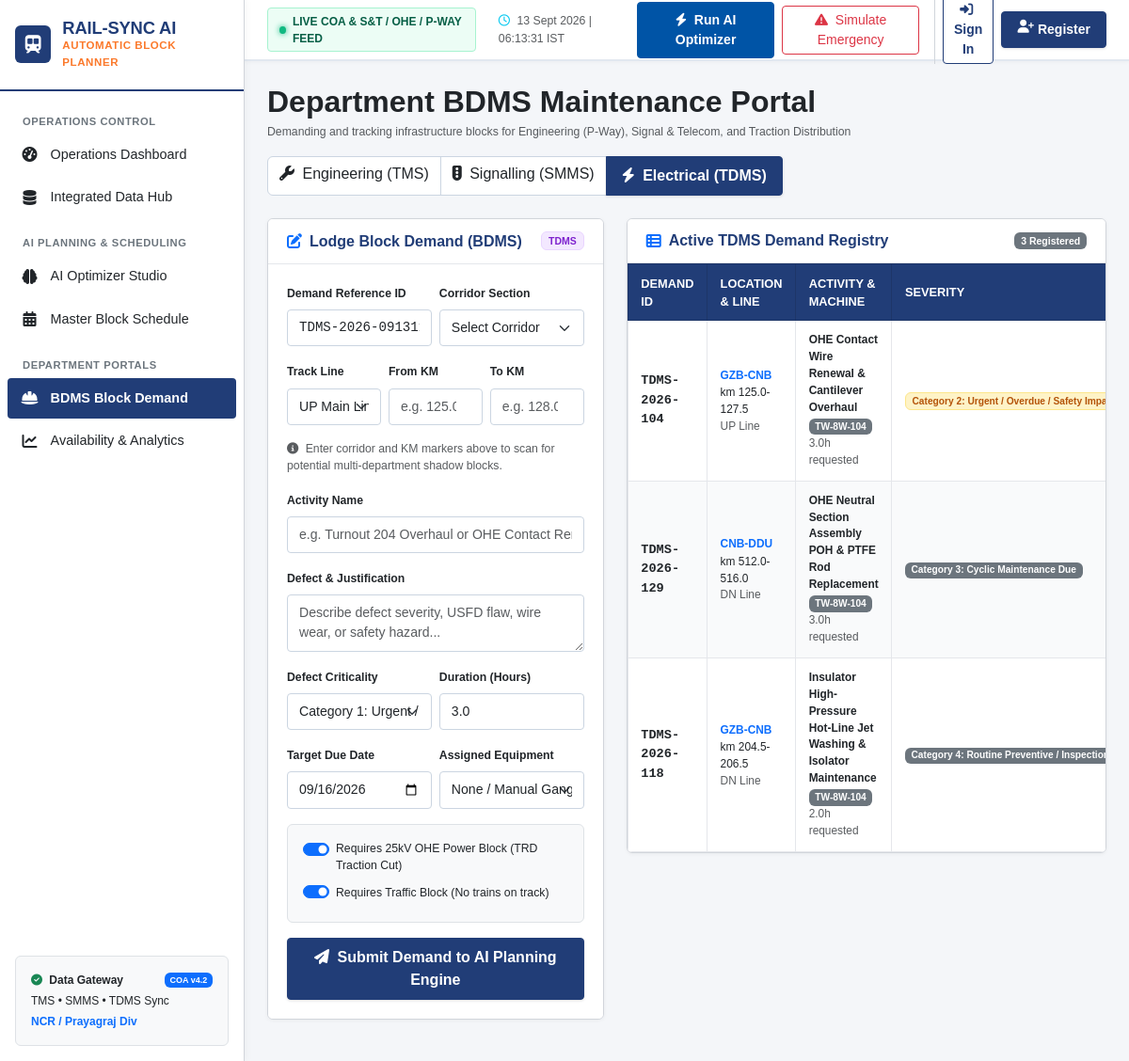
The page /department-portal/?dept=TDMS on the database as committed earlier.
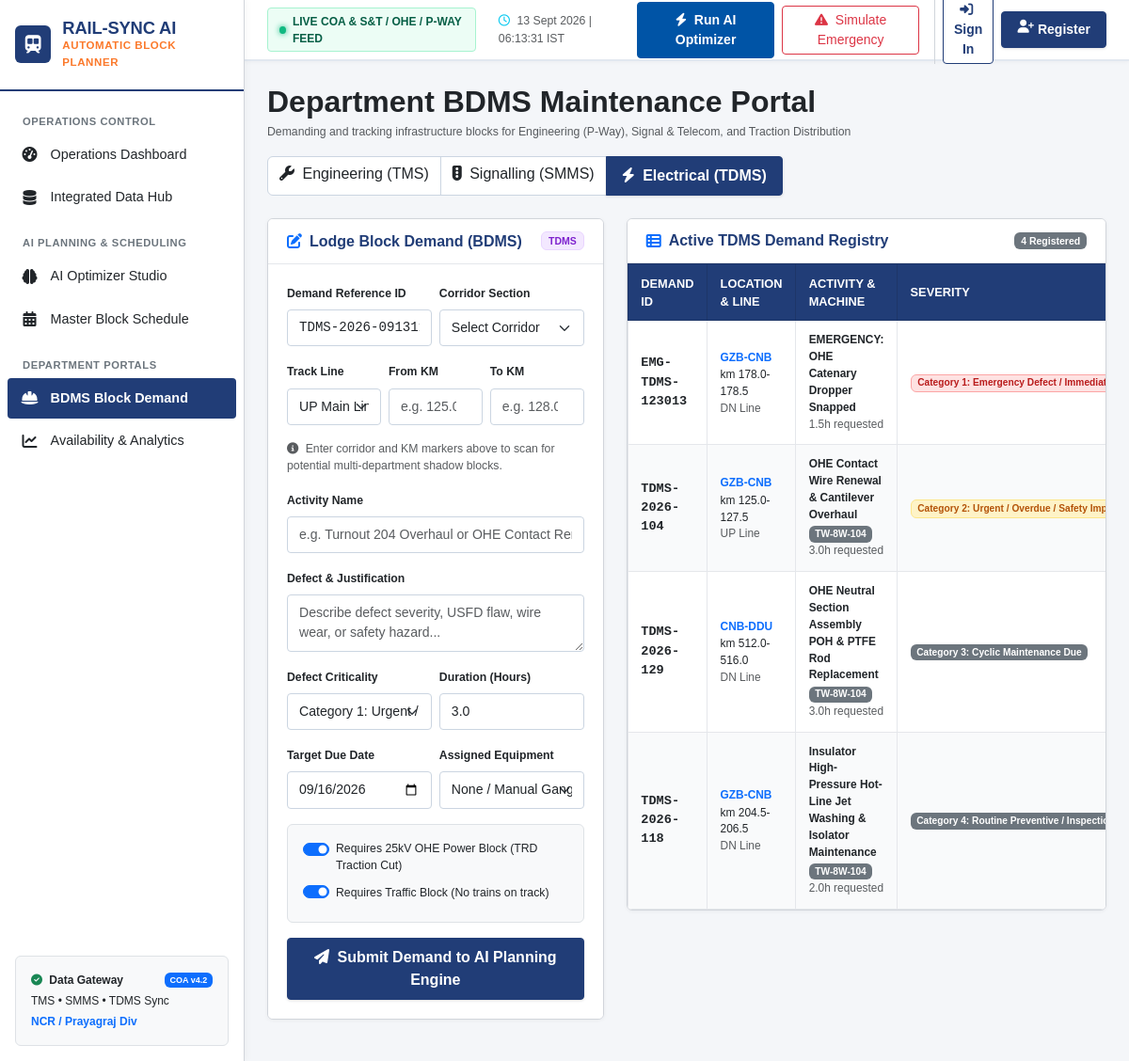
The same page on the database as committed later.
### maintenance/models.py (models this page shows, shortened)
class MaintenanceDemand(models.Model):
    SYSTEM_CHOICES = [
        ('TMS', 'TMS (Track Management System - Engineering)'),
        ('SMMS', 'SMMS (Signal Maintenance & Management - S&T)'),
        ('TDMS', 'TDMS (Traction Distribution - Electrical/TRD)'),
    ]
    CRITICALITY_LEVELS = [
        ('EMERGENCY', 'Category 1: Emergency Defect / Immediate Risk'),
        ('URGENT_I', 'Category 2: Urgent / Overdue / Safety Impact'),
        ('NORMAL_II', 'Category 3: Cyclic Maintenance Due'),
        ('ROUTINE_III', 'Category 4: Routine Preventive / Inspection'),
    ]
    STATUS_CHOICES = [
        ('PENDING', 'Pending AI Scheduling'),
        ('AI_RECOMMENDED', 'AI Bundling Recommended'),
        ('SCHEDULED', 'Scheduled in Block Plan'),
        ('COMPLETED', 'Executed & Closed'),
        ('DEFERRED', 'Deferred to Next Horizon'),
    ]
    TRACK_LINE_CHOICES = [
        ('UP', 'UP Line'),
        ('DN', 'DOWN Line'),
        ('BOTH', 'Both Lines / Crossover'),
        ('YARD', 'Yard / Loop Lines'),
    ]
    demand_id = models.CharField(max_length=40, unique=True)
    source_system = models.CharField(max_length=10, choices=SYSTEM_CHOICES)
    corridor = models.ForeignKey(Corridor, on_delete=models.CASCADE, related_name='maintenance_demands')
    track_line = models.CharField(max_length=10, choices=TRACK_LINE_CHOICES, default='UP')
    km_start = models.FloatField()
    km_end = models.FloatField()
    activity_name = models.CharField(max_length=150)
    activity_code = models.CharField(max_length=50, blank=True)
    defect_description = models.TextField()
    criticality = models.CharField(max_length=20, choices=CRITICALITY_LEVELS, default='NORMAL_II')
    duration_hours = models.FloatField(default=3.0, help_text="Required block duration in hours")
    requires_power_block = models.BooleanField(default=False, help_text="Needs OHE 25kV traction power shutdown")
    requires_traffic_block = models.BooleanField(default=True, help_text="Needs rail line closure")
    speed_restriction_imposed = models.BooleanField(default=False, help_text="Temporary Speed Restriction (TSR) already active")
    speed_restriction_kmh = models.IntegerField(null=True, blank=True, help_text="Current TSR limit, e.g. 30 km/h")
    due_date = models.DateField()
    overdue_days = models.IntegerField(default=0)
    assigned_machine = models.ForeignKey(MachineAsset, on_delete=models.SET_NULL, null=True, blank=True, related_name='demands')
    manpower_required = models.IntegerField(default=15, help_text="Number of staff / gang strength")
    ai_priority_score = models.FloatField(default=50.0, help_text="Score 0 - 100 calculated by AI")
    ai_urgency_notes = models.TextField(blank=True, help_text="Explanation of AI risk score")
    status = models.CharField(max_length=20, choices=STATUS_CHOICES, default='PENDING')
    created_at = models.DateTimeField(auto_now_add=True)
    updated_at = models.DateTimeField(auto_now=True)
    class Meta:
        ordering = ['-ai_priority_score', '-criticality']

class MachineAsset(models.Model):
    MACHINE_TYPES = [
        ('CSM', 'Continuous Action Tamper (CSM)'),
        ('DUOMAT', 'Plain Track Tamper (Duomat)'),
        ('BCM', 'Ballast Cleaning Machine (BCM)'),
        ('UNIMAT', 'Point & Crossing Tamper (Unimat)'),
        ('RGM', 'Rail Grinding Machine (RGM)'),
        ('TOWER_WAGON', '8-Wheeler TRD Tower Wagon (OHE)'),
        ('WIRING_TRAIN', 'OHE Wiring Special Train'),
    ]
    DEPARTMENT_CHOICES = [
        ('TMS', 'Engineering (Track)'),
        ('TDMS', 'Electrical (TRD / OHE)'),
        ('SMMS', 'S&T (Signal & Telecom)'),
    ]
    machine_id = models.CharField(max_length=30, unique=True)
    machine_name = models.CharField(max_length=100)
    machine_type = models.CharField(max_length=20, choices=MACHINE_TYPES)
    department = models.CharField(max_length=10, choices=DEPARTMENT_CHOICES)
    base_depot = models.CharField(max_length=100)
    is_available = models.BooleanField(default=True)
    maintenance_due_date = models.DateField(null=True, blank=True)

### core_rail/models.py (models this page shows, shortened)
class Corridor(models.Model):
    LINE_CHOICES = [
        ('SINGLE', 'Single Line'),
        ('DOUBLE', 'Double Line (UP/DN)'),
        ('TRIPLE', '3rd Line Added'),
        ('QUAD', 'Quadruple (4 Lines)'),
    ]
    division = models.ForeignKey(Division, on_delete=models.CASCADE, related_name='corridors')
    name = models.CharField(max_length=150)
    code = models.CharField(max_length=20, unique=True)
    start_station = models.CharField(max_length=100)
    end_station = models.CharField(max_length=100)
    start_km = models.FloatField(default=0.0)
    end_km = models.FloatField(default=100.0)
    line_type = models.CharField(max_length=15, choices=LINE_CHOICES, default='DOUBLE')
    is_electrified = models.BooleanField(default=True)
    max_permissible_speed = models.IntegerField(default=130, help_text="km/h")
    gmt = models.FloatField(default=35.0, help_text="Gross Million Tonnes per Annum")
    daily_trains = models.IntegerField(default=120, help_text="Average daily trains (COA)")
    corridor_window_start = models.TimeField(default='01:00:00', help_text="Typical COA low-traffic slot start")
    corridor_window_end = models.TimeField(default='04:30:00', help_text="Typical COA low-traffic slot end")

### scheduler/views.py (the view)
# urls.py: path('department-portal/', views.department_portal_view, name='department_portal'),
def department_portal_view(request):
    dept = request.GET.get('dept', 'TMS')
    demands = MaintenanceDemand.objects.filter(source_system=dept).select_related('corridor', 'assigned_machine')
    corridors = Corridor.objects.all()
    machines = MachineAsset.objects.filter(department=dept)
    context = {
        'active_dept': dept,
        'demands': demands,
        'corridors': corridors,
        'machines': machines,
    }
    return render(request, 'department_portal.html', context)

### templates/department_portal.html (shortened to what the changed rows need)
{% extends 'base.html' %}
{% block content %}
<div class="container-fluid p-0">
    <div class="d-flex flex-wrap align-items-center justify-content-between gap-3 mb-4">
        <div>
            <h2 class="fw-bold mb-1 text-dark">Department BDMS Maintenance Portal</h2>
        </div>
    </div>
    <div class="row g-4">
        <div class="col-lg-7">
            <div class="card-rail">
                <div class="card-rail-header">
                    <h5 class="card-rail-title">
                        <i class="fa-solid fa-table-list text-primary"></i> Active {{ active_dept }} Demand Registry
                    </h5>
                    <span class="badge bg-secondary">{{ demands|length }} Registered</span>
                </div>
                <div class="card-rail-body p-0">
                    <div class="table-responsive">
                        <table class="table-rail mb-0">
                            <thead>
                                <tr>
                                    <th>Demand ID</th>
                                    <th>Location & Line</th>
                                    <th>Activity & Machine</th>
                                    <th>Severity</th>
                                </tr>
                            </thead>
                            <tbody>
                                {% for d in demands %}
                                <tr>
                                    <td class="font-monospace text-dark small fw-bold">{{ d.demand_id }}</td>
                                    <td>
                                        <span class="text-primary small fw-bold">{{ d.corridor.code }}</span>
                                        <div class="small text-dark">km {{ d.km_start|floatformat:1 }}-{{ d.km_end|floatformat:1 }}</div>
                                        <div class="small text-muted">{{ d.track_line }} Line</div>
                                    </td>
                                    <td>
                                        <div class="small text-dark fw-bold">{{ d.activity_name }}</div>
                                        {% if d.assigned_machine %}
                                            <span class="badge bg-secondary small">{{ d.assigned_machine.machine_id }}</span>
                                        {% endif %}
                                        <div class="small text-muted">{{ d.duration_hours }}h requested</div>
                                    </td>
                                    <td>
                                        <span class="badge {% if d.criticality == 'EMERGENCY' %}badge-emergency{% elif d.criticality == 'URGENT_I' %}badge-smms{% else %}bg-secondary{% endif %}">
                                            {{ d.get_criticality_display }}
                                        </span>
                                    </td>
                                </tr>
                                {% empty %}
                                <tr>
                                    <td colspan="6" class="text-center py-4 text-muted">No demands registered for this department.</td>
                                </tr>
                                {% endfor %}
                            </tbody>
                        </table>
                    </div>
                </div>
            </div>
        </div>
    </div>
</div>
{% endblock %}

Rows that differ between the two databases and show on the page:
added MaintenanceDemand: demand_id "EMG-TDMS-123013", corridor.code "GZB-CNB", km_start "178.0", km_end "178.5", track_line "DN", activity_name "EMERGENCY: OHE Catenary Dropper Snapped", duration_hours "1.5", criticality "Category 1: Emergency Defect /…"
Other text that changed with them:
{{ demands|length }}: "3" → "4"
